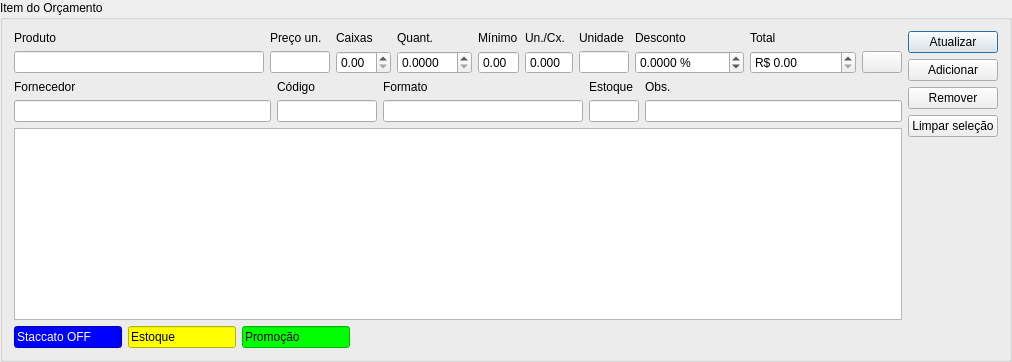
        <widget class="QGroupBox" name="groupBox">
         <property name="title">
          <string>Item do Orçamento</string>
         </property>
         <layout class="QGridLayout" name="gridLayout_6">
          <item row="1" column="0">
           <layout class="QGridLayout" name="gridLayout_7">
            <item row="0" column="1">
             <widget class="QLabel" name="labelCodComercial">
              <property name="text">
               <string>Código</string>
              </property>
             </widget>
            </item>
            <item row="0" column="3">
             <widget class="QLabel" name="labelEstoque">
              <property name="text">
               <string>Estoque</string>
              </property>
             </widget>
            </item>
            <item row="0" column="2">
             <widget class="QLabel" name="labelFormComercial">
              <property name="text">
               <string>Formato</string>
              </property>
             </widget>
            </item>
            <item row="1" column="3">
             <widget class="LineEditDecimal" name="lineEditEstoque">
              <property name="sizePolicy">
               <sizepolicy hsizetype="Fixed" vsizetype="Fixed">
                <horstretch>0</horstretch>
                <verstretch>0</verstretch>
               </sizepolicy>
              </property>
              <property name="maximumSize">
               <size>
                <width>50</width>
                <height>16777215</height>
               </size>
              </property>
              <property name="toolTip">
               <string>&lt;html&gt;&lt;head/&gt;&lt;body&gt;&lt;p&gt;Quantidade em estoque&lt;/p&gt;&lt;/body&gt;&lt;/html&gt;</string>
              </property>
              <property name="readOnly">
               <bool>true</bool>
              </property>
             </widget>
            </item>
            <item row="1" column="1">
             <widget class="QLineEdit" name="lineEditCodComercial">
              <property name="minimumSize">
               <size>
                <width>100</width>
                <height>0</height>
               </size>
              </property>
              <property name="maximumSize">
               <size>
                <width>60</width>
                <height>16777215</height>
               </size>
              </property>
              <property name="toolTip">
               <string>&lt;html&gt;&lt;head/&gt;&lt;body&gt;&lt;p&gt;Código comercial do produto&lt;/p&gt;&lt;/body&gt;&lt;/html&gt;</string>
              </property>
              <property name="readOnly">
               <bool>true</bool>
              </property>
             </widget>
            </item>
            <item row="1" column="0">
             <widget class="QLineEdit" name="lineEditFornecedor">
              <property name="minimumSize">
               <size>
                <width>140</width>
                <height>0</height>
               </size>
              </property>
              <property name="toolTip">
               <string>&lt;html&gt;&lt;head/&gt;&lt;body&gt;&lt;p&gt;Nome do fornecedor&lt;/p&gt;&lt;/body&gt;&lt;/html&gt;</string>
              </property>
              <property name="readOnly">
               <bool>true</bool>
              </property>
             </widget>
            </item>
            <item row="0" column="0">
             <widget class="QLabel" name="labelFornecedor">
              <property name="text">
               <string>Fornecedor</string>
              </property>
             </widget>
            </item>
            <item row="0" column="4">
             <widget class="QLabel" name="labelObs">
              <property name="text">
               <string>Obs.</string>
              </property>
             </widget>
            </item>
            <item row="1" column="2">
             <widget class="QLineEdit" name="lineEditFormComercial">
              <property name="minimumSize">
               <size>
                <width>200</width>
                <height>0</height>
               </size>
              </property>
              <property name="maximumSize">
               <size>
                <width>60</width>
                <height>16777215</height>
               </size>
              </property>
              <property name="toolTip">
               <string>&lt;html&gt;&lt;head/&gt;&lt;body&gt;&lt;p&gt;Formato do produto&lt;/p&gt;&lt;/body&gt;&lt;/html&gt;</string>
              </property>
              <property name="readOnly">
               <bool>true</bool>
              </property>
             </widget>
            </item>
            <item row="1" column="4">
             <widget class="QLineEdit" name="lineEditObs">
              <property name="minimumSize">
               <size>
                <width>120</width>
                <height>0</height>
               </size>
              </property>
              <property name="toolTip">
               <string>&lt;html&gt;&lt;head/&gt;&lt;body&gt;&lt;p&gt;&lt;span style=&quot; font-weight:600;&quot;&gt;Observações:&lt;/span&gt;&lt;/p&gt;&lt;p&gt;* Ambientes de instalação&lt;/p&gt;&lt;p&gt;* Instruções&lt;/p&gt;&lt;p&gt;* Descrição&lt;/p&gt;&lt;p&gt;Ex: Piso do Banheiro&lt;/p&gt;&lt;/body&gt;&lt;/html&gt;</string>
              </property>
              <property name="readOnly">
               <bool>false</bool>
              </property>
             </widget>
            </item>
           </layout>
          </item>
          <item row="0" column="0">
           <layout class="QGridLayout" name="gridLayout_4">
            <item row="1" column="5">
             <widget class="QDoubleSpinBox" name="spinBoxUnCx">
              <property name="maximumSize">
               <size>
                <width>55</width>
                <height>16777215</height>
               </size>
              </property>
              <property name="toolTip">
               <string>&lt;html&gt;&lt;head/&gt;&lt;body&gt;&lt;p&gt;Unidades por caixa&lt;/p&gt;&lt;/body&gt;&lt;/html&gt;</string>
              </property>
              <property name="readOnly">
               <bool>true</bool>
              </property>
              <property name="buttonSymbols">
               <enum>QAbstractSpinBox::NoButtons</enum>
              </property>
              <property name="correctionMode">
               <enum>QAbstractSpinBox::CorrectToNearestValue</enum>
              </property>
              <property name="decimals">
               <number>3</number>
              </property>
             </widget>
            </item>
            <item row="1" column="2">
             <widget class="QDoubleSpinBox" name="doubleSpinBoxCaixas">
              <property name="maximumSize">
               <size>
                <width>55</width>
                <height>16777215</height>
               </size>
              </property>
              <property name="toolTip">
               <string>&lt;html&gt;&lt;head/&gt;&lt;body&gt;&lt;p&gt;Quantidade de caixas&lt;/p&gt;&lt;/body&gt;&lt;/html&gt;</string>
              </property>
              <property name="correctionMode">
               <enum>QAbstractSpinBox::CorrectToNearestValue</enum>
              </property>
              <property name="showGroupSeparator" stdset="0">
               <bool>true</bool>
              </property>
              <property name="maximum">
               <double>9999.989999999999782</double>
              </property>
             </widget>
            </item>
            <item row="0" column="5">
             <widget class="QLabel" name="labelCaixa">
              <property name="text">
               <string>Un./Cx.</string>
              </property>
             </widget>
            </item>
            <item row="0" column="4">
             <widget class="QLabel" name="labelMinimo">
              <property name="text">
               <string>Mínimo</string>
              </property>
             </widget>
            </item>
            <item row="0" column="1">
             <widget class="QLabel" name="labelPrecoUn">
              <property name="text">
               <string>Preço un.</string>
              </property>
             </widget>
            </item>
            <item row="0" column="2">
             <widget class="QLabel" name="labelCaixas">
              <property name="text">
               <string>Caixas</string>
              </property>
             </widget>
            </item>
            <item row="1" column="0">
             <widget class="ItemBox" name="itemBoxProduto">
              <property name="minimumSize">
               <size>
                <width>250</width>
                <height>0</height>
               </size>
              </property>
             </widget>
            </item>
            <item row="1" column="7">
             <widget class="QDoubleSpinBox" name="doubleSpinBoxDesconto">
              <property name="toolTip">
               <string>&lt;html&gt;&lt;head/&gt;&lt;body&gt;&lt;p&gt;Desconto por item&lt;/p&gt;&lt;/body&gt;&lt;/html&gt;</string>
              </property>
              <property name="suffix">
               <string> %</string>
              </property>
              <property name="decimals">
               <number>4</number>
              </property>
              <property name="minimum">
               <double>-10000.000000000000000</double>
              </property>
              <property name="maximum">
               <double>100.000000000000000</double>
              </property>
             </widget>
            </item>
            <item row="0" column="6">
             <widget class="QLabel" name="labelUn">
              <property name="text">
               <string>Unidade</string>
              </property>
             </widget>
            </item>
            <item row="0" column="3">
             <widget class="QLabel" name="labelQuant">
              <property name="text">
               <string>Quant.</string>
              </property>
             </widget>
            </item>
            <item row="0" column="7">
             <widget class="QLabel" name="labelDesconto">
              <property name="text">
               <string>Desconto</string>
              </property>
             </widget>
            </item>
            <item row="0" column="8">
             <widget class="QLabel" name="labelTotalItem">
              <property name="text">
               <string>Total</string>
              </property>
             </widget>
            </item>
            <item row="1" column="1">
             <widget class="LineEditDecimal" name="lineEditPrecoUn">
              <property name="maximumSize">
               <size>
                <width>60</width>
                <height>16777215</height>
               </size>
              </property>
              <property name="toolTip">
               <string>&lt;html&gt;&lt;head/&gt;&lt;body&gt;&lt;p&gt;Preço unitário&lt;/p&gt;&lt;/body&gt;&lt;/html&gt;</string>
              </property>
              <property name="readOnly">
               <bool>true</bool>
              </property>
             </widget>
            </item>
            <item row="0" column="0">
             <widget class="QLabel" name="labelProduto">
              <property name="text">
               <string>Produto</string>
              </property>
             </widget>
            </item>
            <item row="1" column="4">
             <widget class="QDoubleSpinBox" name="spinBoxMinimo">
              <property name="maximumSize">
               <size>
                <width>55</width>
                <height>16777215</height>
               </size>
              </property>
              <property name="toolTip">
               <string>&lt;html&gt;&lt;head/&gt;&lt;body&gt;&lt;p&gt;Quantidade mínima&lt;/p&gt;&lt;/body&gt;&lt;/html&gt;</string>
              </property>
              <property name="readOnly">
               <bool>true</bool>
              </property>
              <property name="buttonSymbols">
               <enum>QAbstractSpinBox::NoButtons</enum>
              </property>
              <property name="correctionMode">
               <enum>QAbstractSpinBox::CorrectToNearestValue</enum>
              </property>
             </widget>
            </item>
            <item row="1" column="3">
             <widget class="QDoubleSpinBox" name="doubleSpinBoxQuant">
              <property name="sizePolicy">
               <sizepolicy hsizetype="Preferred" vsizetype="Fixed">
                <horstretch>0</horstretch>
                <verstretch>0</verstretch>
               </sizepolicy>
              </property>
              <property name="maximumSize">
               <size>
                <width>75</width>
                <height>16777215</height>
               </size>
              </property>
              <property name="toolTip">
               <string>&lt;html&gt;&lt;head/&gt;&lt;body&gt;&lt;p&gt;Quantidade por unidade&lt;/p&gt;&lt;/body&gt;&lt;/html&gt;</string>
              </property>
              <property name="correctionMode">
               <enum>QAbstractSpinBox::CorrectToNearestValue</enum>
              </property>
              <property name="showGroupSeparator" stdset="0">
               <bool>true</bool>
              </property>
              <property name="decimals">
               <number>4</number>
              </property>
              <property name="maximum">
               <double>9999999.000000000000000</double>
              </property>
             </widget>
            </item>
            <item row="1" column="6">
             <widget class="QLineEdit" name="lineEditUn">
              <property name="sizePolicy">
               <sizepolicy hsizetype="Fixed" vsizetype="Fixed">
                <horstretch>0</horstretch>
                <verstretch>0</verstretch>
               </sizepolicy>
              </property>
              <property name="minimumSize">
               <size>
                <width>50</width>
                <height>0</height>
               </size>
              </property>
              <property name="maximumSize">
               <size>
                <width>0</width>
                <height>16777215</height>
               </size>
              </property>
              <property name="toolTip">
               <string>&lt;html&gt;&lt;head/&gt;&lt;body&gt;&lt;p&gt;Unidade padrão do produto&lt;/p&gt;&lt;/body&gt;&lt;/html&gt;</string>
              </property>
              <property name="text">
               <string/>
              </property>
              <property name="readOnly">
               <bool>true</bool>
              </property>
             </widget>
            </item>
            <item row="1" column="8">
             <widget class="QDoubleSpinBox" name="doubleSpinBoxTotalItem">
              <property name="toolTip">
               <string>&lt;html&gt;&lt;head/&gt;&lt;body&gt;&lt;p&gt;Valor total do item&lt;/p&gt;&lt;/body&gt;&lt;/html&gt;</string>
              </property>
              <property name="wrapping">
               <bool>false</bool>
              </property>
              <property name="correctionMode">
               <enum>QAbstractSpinBox::CorrectToNearestValue</enum>
              </property>
              <property name="showGroupSeparator" stdset="0">
               <bool>true</bool>
              </property>
              <property name="prefix">
               <string>R$ </string>
              </property>
              <property name="maximum">
               <double>9999999.000000000000000</double>
              </property>
             </widget>
            </item>
            <item row="1" column="9">
             <widget class="QPushButton" name="pushButtonCalculadora">
              <property name="text">
               <string/>
              </property>
              <property name="icon">
               <iconset resource="../qrs/resources.qrc">
                <normaloff>:/calculator-icon.png</normaloff>:/calculator-icon.png</iconset>
              </property>
             </widget>
            </item>
           </layout>
          </item>
          <item row="2" column="0">
           <widget class="TableView" name="tableProdutos">
            <property name="mouseTracking">
             <bool>true</bool>
            </property>
            <property name="acceptDrops">
             <bool>false</bool>
            </property>
            <property name="sizeAdjustPolicy">
             <enum>QAbstractScrollArea::AdjustIgnored</enum>
            </property>
            <property name="editTriggers">
             <set>QAbstractItemView::NoEditTriggers</set>
            </property>
            <property name="dragEnabled">
             <bool>false</bool>
            </property>
            <property name="dragDropOverwriteMode">
             <bool>false</bool>
            </property>
            <property name="dragDropMode">
             <enum>QAbstractItemView::InternalMove</enum>
            </property>
            <property name="defaultDropAction">
             <enum>Qt::MoveAction</enum>
            </property>
            <property name="alternatingRowColors">
             <bool>true</bool>
            </property>
            <property name="selectionMode">
             <enum>QAbstractItemView::SingleSelection</enum>
            </property>
            <property name="selectionBehavior">
             <enum>QAbstractItemView::SelectRows</enum>
            </property>
           </widget>
          </item>
          <item row="0" column="1" rowspan="3">
           <layout class="QVBoxLayout" name="verticalLayout_3">
            <item>
             <widget class="QPushButton" name="pushButtonAtualizarItem">
              <property name="toolTip">
               <string>&lt;html&gt;&lt;head/&gt;&lt;body&gt;&lt;p&gt;Atualizar item atual&lt;/p&gt;&lt;/body&gt;&lt;/html&gt;</string>
              </property>
              <property name="text">
               <string>Atualizar</string>
              </property>
              <property name="default">
               <bool>true</bool>
              </property>
             </widget>
            </item>
            <item>
             <widget class="QPushButton" name="pushButtonAdicionarItem">
              <property name="toolTip">
               <string>&lt;html&gt;&lt;head/&gt;&lt;body&gt;&lt;p&gt;Adicionar item atual&lt;/p&gt;&lt;/body&gt;&lt;/html&gt;</string>
              </property>
              <property name="text">
               <string>Adicionar</string>
              </property>
              <property name="autoDefault">
               <bool>false</bool>
              </property>
             </widget>
            </item>
            <item>
             <widget class="QPushButton" name="pushButtonRemoverItem">
              <property name="toolTip">
               <string>&lt;html&gt;&lt;head/&gt;&lt;body&gt;&lt;p&gt;Remover item selecionado&lt;/p&gt;&lt;/body&gt;&lt;/html&gt;</string>
              </property>
              <property name="text">
               <string>Remover</string>
              </property>
              <property name="autoDefault">
               <bool>false</bool>
              </property>
             </widget>
            </item>
            <item>
             <widget class="QPushButton" name="pushButtonLimparSelecao">
              <property name="toolTip">
               <string>&lt;html&gt;&lt;head/&gt;&lt;body&gt;&lt;p&gt;Remover item selecionado&lt;/p&gt;&lt;/body&gt;&lt;/html&gt;</string>
              </property>
              <property name="text">
               <string>Limpar seleção</string>
              </property>
              <property name="autoDefault">
               <bool>false</bool>
              </property>
             </widget>
            </item>
            <item>
             <spacer name="verticalSpacer">
              <property name="orientation">
               <enum>Qt::Vertical</enum>
              </property>
              <property name="sizeHint" stdset="0">
               <size>
                <width>20</width>
                <height>40</height>
               </size>
              </property>
             </spacer>
            </item>
           </layout>
          </item>
          <item row="3" column="0" colspan="2">
           <layout class="QHBoxLayout" name="horizontalLayout_5">
            <item>
             <widget class="QLineEdit" name="lineEditEstoque_4">
              <property name="sizePolicy">
               <sizepolicy hsizetype="Fixed" vsizetype="Fixed">
                <horstretch>0</horstretch>
                <verstretch>0</verstretch>
               </sizepolicy>
              </property>
              <property name="styleSheet">
               <string notr="true">background-color: rgb(0, 0, 255);
color: rgb(255, 255, 255);</string>
              </property>
              <property name="text">
               <string>Staccato OFF</string>
              </property>
              <property name="readOnly">
               <bool>true</bool>
              </property>
             </widget>
            </item>
            <item>
             <widget class="QLineEdit" name="lineEditEstoque_3">
              <property name="sizePolicy">
               <sizepolicy hsizetype="Fixed" vsizetype="Fixed">
                <horstretch>0</horstretch>
                <verstretch>0</verstretch>
               </sizepolicy>
              </property>
              <property name="styleSheet">
               <string notr="true">background-color: rgb(255, 255, 0);
color: rgb(0, 0, 0);</string>
              </property>
              <property name="text">
               <string>Estoque</string>
              </property>
              <property name="readOnly">
               <bool>true</bool>
              </property>
             </widget>
            </item>
            <item>
             <widget class="QLineEdit" name="lineEditPromocao_2">
              <property name="sizePolicy">
               <sizepolicy hsizetype="Fixed" vsizetype="Fixed">
                <horstretch>0</horstretch>
                <verstretch>0</verstretch>
               </sizepolicy>
              </property>
              <property name="styleSheet">
               <string notr="true">background-color: rgb(0, 255, 0);
color: rgb(0, 0, 0);</string>
              </property>
              <property name="text">
               <string>Promoção</string>
              </property>
              <property name="readOnly">
               <bool>true</bool>
              </property>
             </widget>
            </item>
            <item>
             <spacer name="horizontalSpacer_2">
              <property name="orientation">
               <enum>Qt::Horizontal</enum>
              </property>
              <property name="sizeHint" stdset="0">
               <size>
                <width>40</width>
                <height>20</height>
               </size>
              </property>
             </spacer>
            </item>
           </layout>
          </item>
         </layout>
        </widget>
